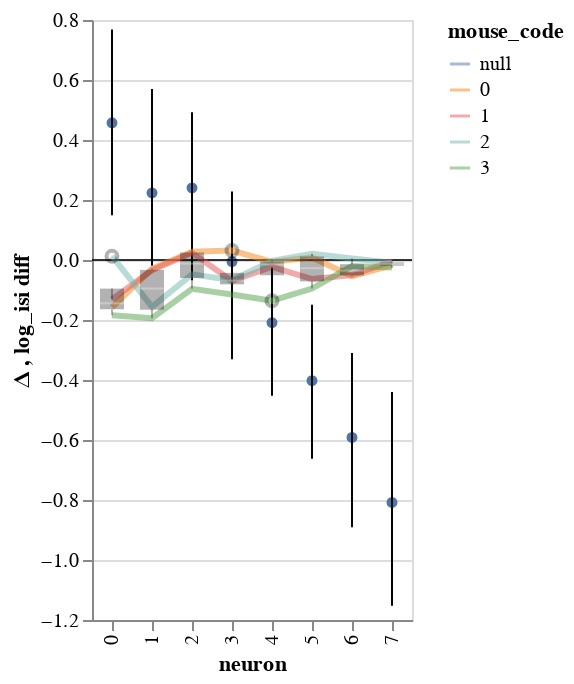

The code cell stored with this chart in its notebook:
### Code cell
visualization.plot_posterior(df_both,alt.Chart(df_both),y=f'{y} diff', x='neuron',color='mouse_code',)+\
visualization.plot_data(df_both, alt.Chart(df_both), x='neuron',y=f'{y} diff', color='mouse_code',add_box=True)

### Figure 1 — Vega-Lite specification as saved in the notebook (floating-point values rounded to 4 significant figures)
{"config": {"view": {"continuousWidth": 400, "continuousHeight": 300}}, "layer": [{"mark": {"type": "line", "color": "black", "point": true}, "encoding": {"x": {"type": "ordinal", "field": "neuron"}, "y": {"type": "quantitative", "field": "Bayes condition mean", "impute": {"value": "value"}}}}, {"mark": {"type": "rule", "color": "black", "opacity": 0.4, "size": 0.1}, "encoding": {"y": {"type": "quantitative", "field": "zero"}}}, {"mark": "rule", "encoding": {"x": {"type": "ordinal", "field": "neuron"}, "y": {"type": "quantitative", "field": "Bayes condition CI0", "scale": {"domain": [-1.152, 0.7685], "zero": false}, "title": "Δ "}, "y2": {"field": "Bayes condition CI1"}}}, {"layer": [{"mark": {"type": "line", "fill": null, "opacity": 0.5, "size": 3}, "encoding": {"color": {"type": "nominal", "field": "mouse_code"}, "x": {"type": "ordinal", "field": "neuron"}, "y": {"type": "quantitative", "field": "log_isi diff"}}}, {"mark": {"type": "boxplot", "color": "black", "opacity": 0.3, "size": 12}, "encoding": {"x": {"type": "ordinal", "field": "neuron"}, "y": {"type": "quantitative", "field": "log_isi diff"}}}]}], "data": {"name": "data-61530b82acf51ca742240a6b28cec749"}, "$schema": "https://vega.github.io/schema/vega-lite/v4.8.1.json", "datasets": {"data-61530b82acf51ca742240a6b28cec749": [{"neuron": 0.0, "mouse_code": 0.0, "i_trial": 0.0, "neuron_code": 0.0, "log_firing_rate": 0.4592, "Firing rate": 60.84, "firing_rate": 60.84, "i_spike": 14.75, "isi": -0.03143, "log_isi diff": -0.1575, "log_isi": null, "Bayes condition CI0": null, "Bayes condition CI1": null, "Bayes condition mean": null, "zero": 0}, {"neuron": 0.0, "mouse_code": 1.0, "i_trial": 0.0, "neuron_code": 0.0, "log_firing_rate": 0.778, "Firing rate": 527.0, "firing_rate": 527.0, "i_spike": 10.75, "isi": -0.02555, "log_isi diff": -0.1314, "log_isi": null, "Bayes condition CI0": null, "Bayes condition CI1": null, "Bayes condition mean": null, "zero": 0}, {"neuron": 0.0, "mouse_code": 2.0, "i_trial": 0.0, "neuron_code": 0.0, "log_firing_rate": -0.07206, "Firing rate": -102.0, "firing_rate": -102.0, "i_spike": 0.75, "isi": 0.001768, "log_isi diff": 0.01278, "log_isi": null, "Bayes condition CI0": null, "Bayes condition CI1": null, "Bayes condition mean": null, "zero": 0}, {"neuron": 0.0, "mouse_code": 3.0, "i_trial": 0.0, "neuron_code": 0.0, "log_firing_rate": -0.04176, "Firing rate": -67.37, "firing_rate": -67.37, "i_spike": 17.5, "isi": -0.03538, "log_isi diff": -0.1841, "log_isi": null, "Bayes condition CI0": null, "Bayes condition CI1": null, "Bayes condition mean": null, "zero": 0}, {"neuron": 1.0, "mouse_code": 0.0, "i_trial": 0.0, "neuron_code": 0.0, "log_firing_rate": -0.2591, "Firing rate": -55.75, "firing_rate": -55.75, "i_spike": 3.25, "isi": -0.004326, "log_isi diff": -0.02913, "log_isi": null, "Bayes condition CI0": null, "Bayes condition CI1": null, "Bayes condition mean": null, "zero": 0}, {"neuron": 1.0, "mouse_code": 1.0, "i_trial": 0.0, "neuron_code": 0.0, "log_firing_rate": 0.2907, "Firing rate": 229.4, "firing_rate": 229.4, "i_spike": 3.75, "isi": -0.005361, "log_isi diff": -0.03394, "log_isi": null, "Bayes condition CI0": null, "Bayes condition CI1": null, "Bayes condition mean": null, "zero": 0}, {"neuron": 1.0, "mouse_code": 2.0, "i_trial": 0.0, "neuron_code": 0.0, "log_firing_rate": -0.03141, "Firing rate": -4.297, "firing_rate": -4.297, "i_spike": 20.0, "isi": -0.02157, "log_isi diff": -0.1562, "log_isi": null, "Bayes condition CI0": null, "Bayes condition CI1": null, "Bayes condition mean": null, "zero": 0}, {"neuron": 1.0, "mouse_code": 3.0, "i_trial": 0.0, "neuron_code": 0.0, "log_firing_rate": 0.129, "Firing rate": 24.56, "firing_rate": 24.56, "i_spike": 21.75, "isi": -0.03206, "log_isi diff": -0.1942, "log_isi": null, "Bayes condition CI0": null, "Bayes condition CI1": null, "Bayes condition mean": null, "zero": 0}, {"neuron": 2.0, "mouse_code": 0.0, "i_trial": 0.0, "neuron_code": 0.0, "log_firing_rate": 0.2564, "Firing rate": 100.0, "firing_rate": 100.0, "i_spike": -3.5, "isi": 0.004483, "log_isi diff": 0.02789, "log_isi": null, "Bayes condition CI0": null, "Bayes condition CI1": null, "Bayes condition mean": null, "zero": 0}, {"neuron": 2.0, "mouse_code": 1.0, "i_trial": 0.0, "neuron_code": 0.0, "log_firing_rate": 0.01956, "Firing rate": 5.827, "firing_rate": 5.827, "i_spike": -3.0, "isi": 0.003487, "log_isi diff": 0.02379, "log_isi": null, "Bayes condition CI0": null, "Bayes condition CI1": null, "Bayes condition mean": null, "zero": 0}, {"neuron": 2.0, "mouse_code": 2.0, "i_trial": 0.0, "neuron_code": 0.0, "log_firing_rate": -0.01151, "Firing rate": 1.463, "firing_rate": 1.463, "i_spike": 7.0, "isi": -0.006311, "log_isi diff": -0.04779, "log_isi": null, "Bayes condition CI0": null, "Bayes condition CI1": null, "Bayes condition mean": null, "zero": 0}, {"neuron": 2.0, "mouse_code": 3.0, "i_trial": 0.0, "neuron_code": 0.0, "log_firing_rate": 0.03362, "Firing rate": 12.29, "firing_rate": 12.29, "i_spike": 12.0, "isi": -0.01429, "log_isi diff": -0.09622, "log_isi": null, "Bayes condition CI0": null, "Bayes condition CI1": null, "Bayes condition mean": null, "zero": 0}, {"neuron": 3.0, "mouse_code": 0.0, "i_trial": 0.0, "neuron_code": 0.0, "log_firing_rate": -0.2232, "Firing rate": -62.48, "firing_rate": -62.48, "i_spike": -6.0, "isi": 0.0038, "log_isi diff": 0.03135, "log_isi": null, "Bayes condition CI0": null, "Bayes condition CI1": null, "Bayes condition mean": null, "zero": 0}, {"neuron": 3.0, "mouse_code": 1.0, "i_trial": 0.0, "neuron_code": 0.0, "log_firing_rate": -0.2532, "Firing rate": -96.29, "firing_rate": -96.29, "i_spike": 10.5, "isi": -0.008077, "log_isi diff": -0.06985, "log_isi": null, "Bayes condition CI0": null, "Bayes condition CI1": null, "Bayes condition mean": null, "zero": 0}, {"neuron": 3.0, "mouse_code": 2.0, "i_trial": 0.0, "neuron_code": 0.0, "log_firing_rate": 0.2005, "Firing rate": 52.56, "firing_rate": 52.56, "i_spike": 10.5, "isi": -0.008072, "log_isi diff": -0.06754, "log_isi": null, "Bayes condition CI0": null, "Bayes condition CI1": null, "Bayes condition mean": null, "zero": 0}, {"neuron": 3.0, "mouse_code": 3.0, "i_trial": 0.0, "neuron_code": 0.0, "log_firing_rate": 0.1532, "Firing rate": 71.62, "firing_rate": 71.62, "i_spike": 17.25, "isi": -0.01272, "log_isi diff": -0.1149, "log_isi": null, "Bayes condition CI0": null, "Bayes condition CI1": null, "Bayes condition mean": null, "zero": 0}, {"neuron": 4.0, "mouse_code": 0.0, "i_trial": 0.0, "neuron_code": 0.0, "log_firing_rate": 0.2722, "Firing rate": 97.77, "firing_rate": 97.77, "i_spike": 1.0, "isi": -0.0008042, "log_isi diff": -0.006428, "log_isi": null, "Bayes condition CI0": null, "Bayes condition CI1": null, "Bayes condition mean": null, "zero": 0}, {"neuron": 4.0, "mouse_code": 1.0, "i_trial": 0.0, "neuron_code": 0.0, "log_firing_rate": -0.4808, "Firing rate": -589.2, "firing_rate": -589.2, "i_spike": 3.5, "isi": -0.002031, "log_isi diff": -0.02265, "log_isi": null, "Bayes condition CI0": null, "Bayes condition CI1": null, "Bayes condition mean": null, "zero": 0}, {"neuron": 4.0, "mouse_code": 2.0, "i_trial": 0.0, "neuron_code": 0.0, "log_firing_rate": -0.2034, "Firing rate": -83.22, "firing_rate": -83.22, "i_spike": 0.25, "isi": -0.0003616, "log_isi diff": -0.002704, "log_isi": null, "Bayes condition CI0": null, "Bayes condition CI1": null, "Bayes condition mean": null, "zero": 0}, {"neuron": 4.0, "mouse_code": 3.0, "i_trial": 0.0, "neuron_code": 0.0, "log_firing_rate": 0.5588, "Firing rate": 206.0, "firing_rate": 206.0, "i_spike": 25.75, "isi": -0.01312, "log_isi diff": -0.1356, "log_isi": null, "Bayes condition CI0": null, "Bayes condition CI1": null, "Bayes condition mean": null, "zero": 0}, {"neuron": 5.0, "mouse_code": 0.0, "i_trial": 0.0, "neuron_code": 0.0, "log_firing_rate": -0.09825, "Firing rate": -34.19, "firing_rate": -34.19, "i_spike": -2.25, "isi": 0.0005722, "log_isi diff": 0.008761, "log_isi": null, "Bayes condition CI0": null, "Bayes condition CI1": null, "Bayes condition mean": null, "zero": 0}, {"neuron": 5.0, "mouse_code": 1.0, "i_trial": 0.0, "neuron_code": 0.0, "log_firing_rate": 0.08173, "Firing rate": 27.78, "firing_rate": 27.78, "i_spike": 14.0, "isi": -0.005156, "log_isi diff": -0.06342, "log_isi": null, "Bayes condition CI0": null, "Bayes condition CI1": null, "Bayes condition mean": null, "zero": 0}, {"neuron": 5.0, "mouse_code": 2.0, "i_trial": 0.0, "neuron_code": 0.0, "log_firing_rate": 0.2767, "Firing rate": 178.4, "firing_rate": 178.4, "i_spike": -4.75, "isi": 0.001609, "log_isi diff": 0.02063, "log_isi": null, "Bayes condition CI0": null, "Bayes condition CI1": null, "Bayes condition mean": null, "zero": 0}, {"neuron": 5.0, "mouse_code": 3.0, "i_trial": 0.0, "neuron_code": 0.0, "log_firing_rate": 0.02108, "Firing rate": 9.204, "firing_rate": 9.204, "i_spike": 22.0, "isi": -0.007563, "log_isi diff": -0.09503, "log_isi": null, "Bayes condition CI0": null, "Bayes condition CI1": null, "Bayes condition mean": null, "zero": 0}, {"neuron": 6.0, "mouse_code": 0.0, "i_trial": 0.0, "neuron_code": 0.0, "log_firing_rate": -0.0368, "Firing rate": -15.85, "firing_rate": -15.85, "i_spike": 14.25, "isi": -0.003696, "log_isi diff": -0.05432, "log_isi": null, "Bayes condition CI0": null, "Bayes condition CI1": null, "Bayes condition mean": null, "zero": 0}, {"neuron": 6.0, "mouse_code": 1.0, "i_trial": 0.0, "neuron_code": 0.0, "log_firing_rate": 0.4178, "Firing rate": 252.4, "firing_rate": 252.4, "i_spike": 13.5, "isi": -0.003408, "log_isi diff": -0.05037, "log_isi": null, "Bayes condition CI0": null, "Bayes condition CI1": null, "Bayes condition mean": null, "zero": 0}, {"neuron": 6.0, "mouse_code": 2.0, "i_trial": 0.0, "neuron_code": 0.0, "log_firing_rate": -0.06802, "Firing rate": -35.36, "firing_rate": -35.36, "i_spike": -0.75, "isi": 0.0004869, "log_isi diff": 0.005051, "log_isi": null, "Bayes condition CI0": null, "Bayes condition CI1": null, "Bayes condition mean": null, "zero": 0}, {"neuron": 6.0, "mouse_code": 3.0, "i_trial": 0.0, "neuron_code": 0.0, "log_firing_rate": 0.08844, "Firing rate": 31.46, "firing_rate": 31.46, "i_spike": 6.75, "isi": -0.001237, "log_isi diff": -0.0204, "log_isi": null, "Bayes condition CI0": null, "Bayes condition CI1": null, "Bayes condition mean": null, "zero": 0}, {"neuron": 7.0, "mouse_code": 0.0, "i_trial": 0.0, "neuron_code": 0.0, "log_firing_rate": 0.03078, "Firing rate": 9.673, "firing_rate": 9.673, "i_spike": 6.5, "isi": -0.000877, "log_isi diff": -0.01705, "log_isi": null, "Bayes condition CI0": null, "Bayes condition CI1": null, "Bayes condition mean": null, "zero": 0}, {"neuron": 7.0, "mouse_code": 1.0, "i_trial": 0.0, "neuron_code": 0.0, "log_firing_rate": 0.1451, "Firing rate": 138.5, "firing_rate": 138.5, "i_spike": 1.0, "isi": -0.0003131, "log_isi diff": -0.00409, "log_isi": null, "Bayes condition CI0": null, "Bayes condition CI1": null, "Bayes condition mean": null, "zero": 0}, {"neuron": 7.0, "mouse_code": 2.0, "i_trial": 0.0, "neuron_code": 0.0, "log_firing_rate": 0.03521, "Firing rate": 4.577, "firing_rate": 4.577, "i_spike": 3.0, "isi": -0.0005019, "log_isi diff": -0.008877, "log_isi": null, "Bayes condition CI0": null, "Bayes condition CI1": null, "Bayes condition mean": null, "zero": 0}, {"neuron": 7.0, "mouse_code": 3.0, "i_trial": 0.0, "neuron_code": 0.0, "log_firing_rate": -0.01239, "Firing rate": -59.0, "firing_rate": -59.0, "i_spike": 9.5, "isi": -0.001335, "log_isi diff": -0.02526, "log_isi": null, "Bayes condition CI0": null, "Bayes condition CI1": null, "Bayes condition mean": null, "zero": 0}, {"neuron": 0.0, "mouse_code": null, "i_trial": 0.5, "neuron_code": 0.0, "log_firing_rate": 1.51, "Firing rate": 35.68, "firing_rate": 35.68, "i_spike": 32.5, "isi": 0.1079, "log_isi diff": null, "log_isi": -0.9677, "Bayes condition CI0": 0.1494, "Bayes condition CI1": 0.7685, "Bayes condition mean": 0.4574, "zero": 0}, {"neuron": 1.0, "mouse_code": null, "i_trial": 0.5, "neuron_code": 4.0, "log_firing_rate": 2.099, "Firing rate": 126.0, "firing_rate": 126.0, "i_spike": 54.5, "isi": 0.06452, "log_isi diff": null, "log_isi": -1.192, "Bayes condition CI0": -0.01882, "Bayes condition CI1": 0.5699, "Bayes condition mean": 0.2236, "zero": 0}, {"neuron": 2.0, "mouse_code": null, "i_trial": 0.5, "neuron_code": 8.0, "log_firing_rate": 1.91, "Firing rate": 86.23, "firing_rate": 86.23, "i_spike": 61.25, "isi": 0.05727, "log_isi diff": null, "log_isi": -1.242, "Bayes condition CI0": -0.0673, "Bayes condition CI1": 0.4921, "Bayes condition mean": 0.2404, "zero": 0}, {"neuron": 3.0, "mouse_code": null, "i_trial": 0.5, "neuron_code": 12.0, "log_firing_rate": 2.174, "Firing rate": 151.7, "firing_rate": 151.7, "i_spike": 70.25, "isi": 0.05015, "log_isi diff": null, "log_isi": -1.3, "Bayes condition CI0": -0.3309, "Bayes condition CI1": 0.2281, "Bayes condition mean": -0.005193, "zero": 0}, {"neuron": 4.0, "mouse_code": null, "i_trial": 0.5, "neuron_code": 16.0, "log_firing_rate": 2.04, "Firing rate": 115.0, "firing_rate": 115.0, "i_spike": 83.0, "isi": 0.04226, "log_isi diff": null, "log_isi": -1.376, "Bayes condition CI0": -0.4529, "Bayes condition CI1": -0.0269, "Bayes condition mean": -0.2087, "zero": 0}, {"neuron": 5.0, "mouse_code": null, "i_trial": 0.5, "neuron_code": 20.0, "log_firing_rate": 2.249, "Firing rate": 183.4, "firing_rate": 183.4, "i_spike": 102.0, "isi": 0.03446, "log_isi diff": null, "log_isi": -1.464, "Bayes condition CI0": -0.6621, "Bayes condition CI1": -0.149, "Bayes condition mean": -0.4022, "zero": 0}, {"neuron": 6.0, "mouse_code": null, "i_trial": 0.5, "neuron_code": 24.0, "log_firing_rate": 2.306, "Firing rate": 203.0, "firing_rate": 203.0, "i_spike": 110.0, "isi": 0.03153, "log_isi diff": null, "log_isi": -1.501, "Bayes condition CI0": -0.8911, "Bayes condition CI1": -0.31, "Bayes condition mean": -0.5914, "zero": 0}, {"neuron": 7.0, "mouse_code": null, "i_trial": 0.5, "neuron_code": 28.0, "log_firing_rate": 2.425, "Firing rate": 276.3, "firing_rate": 276.3, "i_spike": 147.8, "isi": 0.02363, "log_isi diff": null, "log_isi": -1.627, "Bayes condition CI0": -1.152, "Bayes condition CI1": -0.4399, "Bayes condition mean": -0.8081, "zero": 0}]}}
